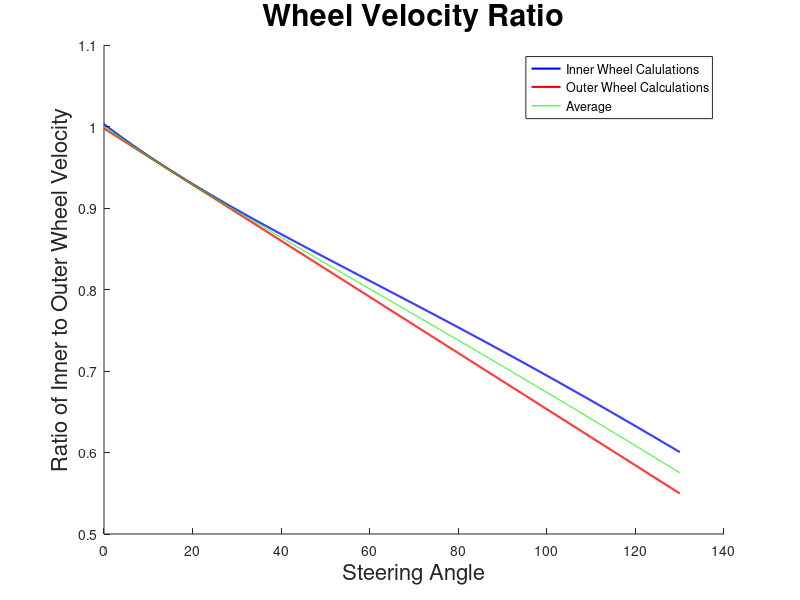

This figure's MATLAB source:
w = 48;
l = 62;
a = 0.1631;
b = 0.0129;
c = -0.1669;
d = -0.01945;
x = linspace(0, 130, 1000);
sigmaI = a.*exp(b.*x)+c.*exp(d.*x);
sigmaO = 0.00445.*x+0.003061;
rI = l./(w.*(sigmaI)+l);
rO = (l-w*(sigmaO))./l;
rm = (rI + rO)./2;
hold on;
plot(x, rI, 'b', 'linewidth', 1.5);
plot(x,rO, 'r', 'linewidth', 1.5);
plot(x, rm, 'g')
legend('Inner Wheel Calulations', 'Outer Wheel Calculations', 'Average')
xlabel('Steering Angle', 'fontsize', 16)
ylabel('Ratio of Inner to Outer Wheel Velocity', 'fontsize', 16)
title('Wheel Velocity Ratio', 'fontsize', 22)
